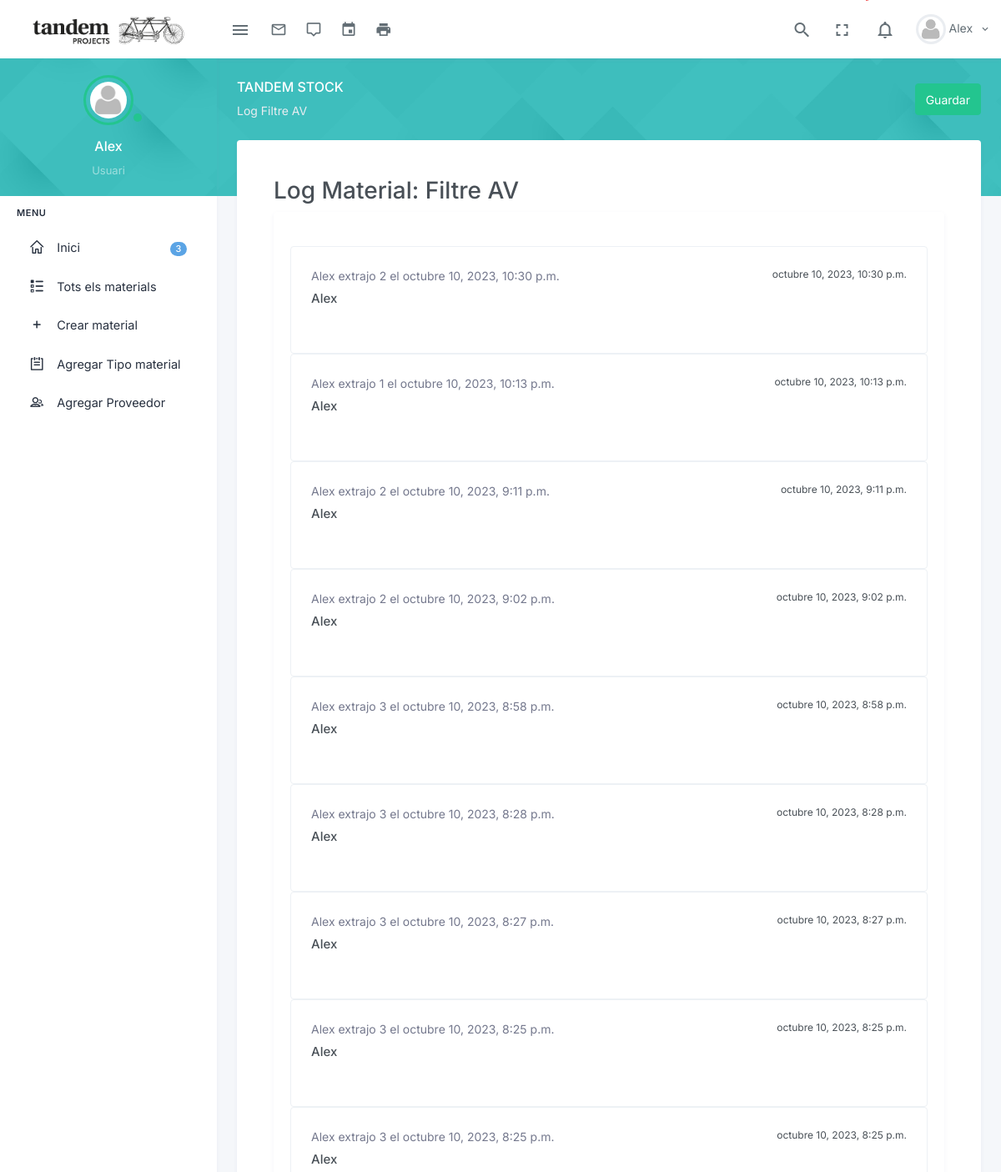
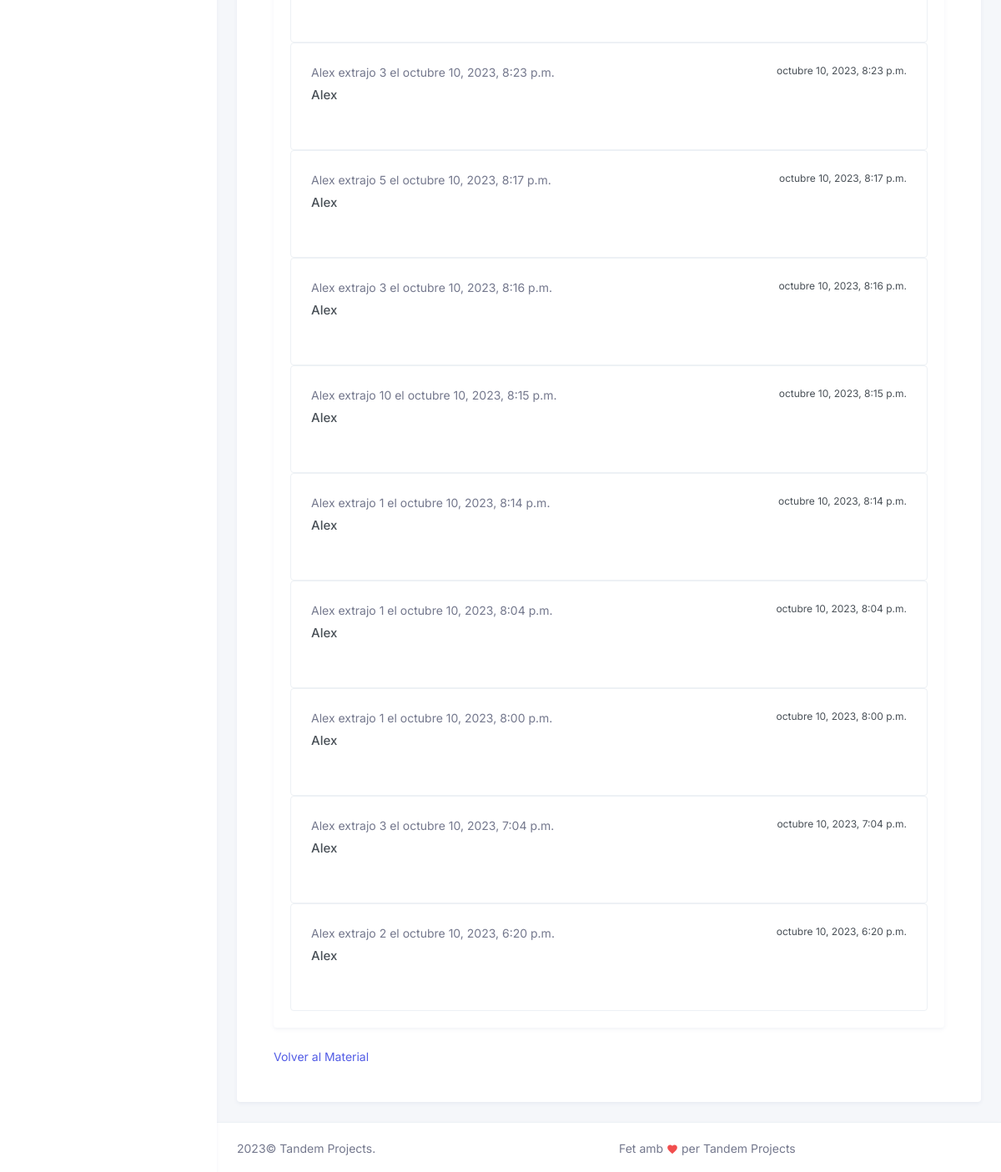
The app's page /material/2/log/ (signed in) with its own data (2 pictures, top to bottom).
### audiovisuals_stock/models.py (models this page shows, shortened)
class CustomUser(AbstractBaseUser, PermissionsMixin):
    email = models.EmailField(unique=True)
    nombre = models.CharField(max_length=255)  # Puedes agregar campos personalizados aquí
    rol = models.CharField(max_length=255)
    userprofile = models.OneToOneField('UserProfile', on_delete=models.CASCADE, related_name='custom_user')
    is_active = models.BooleanField(default=True)
    is_staff = models.BooleanField(default=False)
    objects = CustomUserManager()
    USERNAME_FIELD = 'email'

class Material(models.Model):
    referencia = models.CharField(max_length=100)
    nombre = models.CharField(max_length=100)
    cantidad = models.PositiveIntegerField()
    tipo = models.ForeignKey(TipoMaterial, on_delete=models.CASCADE)
    creadopor = models.ForeignKey(CustomUser, on_delete=models.CASCADE)
    fecha_compra = models.DateField()
    proveedor = models.ForeignKey(Proveedor, on_delete=models.CASCADE)
    numero_serie = models.CharField(max_length=100)

class MaterialLog(models.Model):
    material = models.ForeignKey(Material, on_delete=models.CASCADE)
    usuario = models.ForeignKey(CustomUser, on_delete=models.CASCADE)
    cantidad_extraida = models.PositiveIntegerField()
    fecha_accion = models.DateTimeField(default=timezone.now)

### audiovisuals_stock/views.py (the view)
# urls.py: path('material/<int:material_id>/log/', views.log_material, name='log_material'),
def log_material(request, material_id):
    if request.user.is_authenticated:
        material = Material.objects.get(id=material_id)
        log = MaterialLog.objects.filter(material=material).order_by('-fecha_accion')
        return render(request, 'audiovisuals_stock/log_material.html', {'material': material, 'log': log})
    else:
        return redirect(reverse('login'))

### audiovisuals_stock/templates/audiovisuals_stock/log_material.html (shortened to what this page needs)
{% include 'includes/header.html' %}
{% block content %}
<div class="main-content">
    <div class="page-content">
        <div class="page-title-box">
            <div class="container-fluid">
                <div class="row align-items-center">
                    <div class="col-sm-6">
                        <div class="page-title">
                            <h4><a href="/" style="color:white;">Tandem Stock</a></h4>
                            <ol class="breadcrumb m-0">
                                <li class="breadcrumb-item active">Log {{material.nombre}}</li>
                            </ol>
                        </div>
                    </div>
                    <div class="col-sm-6">
                        <div class="float-start d-none d-sm-block">
                            <a href="" class="btn btn-success">Guardar</a>
                        </div>
                     </div>
                </div>
            </div>
        </div>
        <div class="container-fluid">
            <div class="page-content-wrapper">
                <div class="row">
                    <div class="col-lg-12">
                        <div class="card">
                            <div class="card-body">
                                <div class="p-4">
                                    <h2>Log Material: {{material.nombre}}</h2>
                                    <div class="card">
                                        <div class="card-body">
                                             {% for entry in log %}
                                             <div class="border p-4 rounded">
                                                 <div class="media pb-3">
                                                     <div class="media-body">
                                                         <p class="text-muted mb-2">{{ entry.usuario.nombre }} extrajo {{ entry.cantidad_extraida }} el {{ entry.fecha_accion|date:"F j, Y, g:i a" }}</p>
                                                         <h5 class="font-size-15 mb-3">{{ entry.usuario.nombre }}</h5>
                                                     </div>
                                                     <p class="float-sm-right font-size-12">{{ entry.fecha_accion|date:"F j, Y, g:i a" }}</p>
                                                 </div>
                                             </div>
                                             {% endfor %}
                                        </div>
                                    </div>
                                    <a href="{% url 'detalle_material' material_id=material.id %}">Volver al Material</a>
                                </div>
                            </div>
                        </div>
                    </div>
                </div>
            </div>
        </div>
    </div>
</div>
{% endblock %}
{% include 'includes/footer.html' %}

### audiovisuals_stock/templates/includes/header.html (shortened to what this page needs)
{% load static %}
<!DOCTYPE html>
<html lang="es">
<head>
    {% load sass_tags %}
    <link rel="stylesheet" type="text/css" href="{% static 'css/bootstrap.css' %}">
    <link rel="stylesheet" type="text/css" href="{% static 'css/icons.css' %}">
    <link rel="stylesheet" type="text/css" href="{% static 'css/calendar/core/main.css' %}"> </link>
    <link rel="stylesheet" type="text/css" href="{% static 'css/calendar/daygrid/main.css' %}"> </link>
    <link rel="stylesheet" type="text/css" href="{% static 'css/calendar/bootstrap/main.css' %}"> </link>
    <link rel="stylesheet" type="text/css" href="{% static 'css/calendar/timegrid/main.css' %}"> </link>
    <link rel="stylesheet" type="text/css" href="{% static 'css/responsive.bootstrap4.css' %}"> </link>
    <link rel="stylesheet" type="text/css" href="{% static 'css/app.css' %}">
</head>
<body>
    <header>
        <header id="page-topbar">
            <div class="navbar-header">
                <div class="d-flex">
                    <div class="navbar-brand-box">
                        <a href="/" class="logo logo-dark">
                            <span class="logo-lg">
                                <img src="../../static/images/TandemHoritz_Negre.png" alt="" height="55">
                            </span>
                        </a>
                    </div>
                    <button type="button" class="btn btn-sm px-3 font-size-24 header-item waves-effect" id="vertical-menu-btn">
                        <i class="mdi mdi-menu"></i>
                    </button>
                    <div class="topbar-social-icon me-3 d-none d-md-block" style="margin-left:0px !important;">
                        <ul class="list-inline title-tooltip m-0" style="padding-left:0px !important;">
                            <li class="list-inline-item">
                                <a href="email-inbox.html" data-toggle="tooltip" data-placement="top" title="Email">
                                 <i class="mdi mdi-email-outline"></i>
                                </a>
                            </li>
                            <li class="list-inline-item">
                                <a href="chat.html" data-toggle="tooltip" data-placement="top" title="Chat">
                                 <i class="mdi mdi-tooltip-outline"></i>
                                </a>
                            </li>
                            <li class="list-inline-item">
                                <a href="/calendar" data-toggle="tooltip" data-placement="top" title="Calendar">
                                 <i class="mdi mdi-calendar"></i>
                                </a>
                            </li>
                            <li class="list-inline-item" style="margin-left: 0.5rem !important;">
                                <a href="pages-invoice.html" data-toggle="tooltip" data-placement="top" title="Printer">
                                 <i class="mdi mdi-printer"></i>
                                </a>
                            </li>
                        </ul>
                    </div>
                </div>
                <div class="d-flex">
                    <div class="dropdown d-none d-lg-inline-block">
                        <button type="button" class="btn header-item toggle-search noti-icon waves-effect" data-target="#search-wrap">
                            <i class="mdi mdi-magnify"></i>
                        </button>
                    </div>
                    <div class="dropdown d-none d-lg-inline-block ms-1">
                        <button type="button" class="btn header-item noti-icon waves-effect" data-toggle="fullscreen">
                            <i class="mdi mdi-fullscreen"></i>
                        </button>
                    </div>
                    <div class="dropdown d-inline-block">
                        <button type="button" class="btn header-item noti-icon waves-effect" id="page-header-notifications-dropdown"
                            data-bs-toggle="dropdown" aria-haspopup="true" aria-expanded="false">
                            <i class="mdi mdi-bell-outline bx-tada"></i>
                        </button>
                    </div>
                    <div class="dropdown d-inline-block">
                        <button type="button" class="btn header-item waves-effect" id="page-header-user-dropdown"
                            data-bs-toggle="dropdown" aria-haspopup="true" aria-expanded="false">
                            <img class="rounded-circle header-profile-user" src="../../static/images/users/avatar.jpg"
                                alt="Header Avatar">
                            <span class="d-none d-xl-inline-block ms-1">{{ user.nombre }}</span>
                            <i class="mdi mdi-chevron-down d-none d-xl-inline-block"></i>
                        </button>
                    </div>
                </div>
            </div>
        </header>
    </header>
    <main>
        <div class="vertical-menu">
            <div data-simplebar="init" class="h-100">
                <div class="simplebar-wrapper" style="margin: 0px;">
                    <div class="simplebar-mask">
                        <div class="simplebar-offset" style="right: -20px; bottom: 0px;">
                            <div class="simplebar-content-wrapper"
                                style="height: 100%; padding-right: 20px; padding-bottom: 0px; overflow: hidden scroll;">
                                <div class="simplebar-content" style="padding: 0px;">
                                    <div class="user-sidebar text-center">
                                        <div class="dropdown">
                                            <div class="user-img">
                                                <a href="/perfil"><img src="../../static/images/users/avatar.jpg" alt="" class="rounded-circle"></a>
                                                <span class="avatar-online bg-success"></span>
                                            </div>
                                            <div class="user-info">
                                                <h5 class="mt-3 font-size-16 text-white"><a style="color:white;" href="/perfil">{{ user.nombre }}</a></h5>
                                                <span class="font-size-13 text-white-50">{{ user.rol }}</span>
                                            </div>
                                        </div>
                                    </div>
                                    <div id="sidebar-menu">
                                        <ul class="metismenu list-unstyled" id="side-menu">
                                            <li class="menu-title">Menu</li>
                                            <li>
                                                <a href="/" class="waves-effect">
                                                    <i class="dripicons-home"></i><span
                                                        class="badge rounded-pill bg-info float-start">3</span>
                                                    <span>Inici</span>
                                                </a>
                                            </li>
                                            <li>
                                                <a href="/list-material" class=" waves-effect">
                                                    <i class="dripicons-checklist"></i>
                                                    <span>Tots els materials</span>
                                                </a>
                                            </li>
                                            <li>
                                                <a href="/crear-material" class=" waves-effect">
                                                    <i class="dripicons-plus"></i>
                                                    <span>Crear material</span>
                                                </a>
                                            </li>
                                            <li>
                                                <a href="/agregar-tipo-material" class=" waves-effect">
                                                    <i class="dripicons-to-do"></i>
                                                    <span>Agregar Tipo material</span>
                                                </a>
                                            </li>
                                            <li>
                                                <a href="/agregar-proveedor" class=" waves-effect">
                                                    <i class="dripicons-user-group"></i>
                                                    <span>Agregar Proveedor</span>
                                                </a>
                                            </li>
                                        </ul>
                                    </div>
                                </div>
                            </div>
                        </div>
                    </div>
                    <div class="simplebar-placeholder" style="width: auto; height: 1013px;"></div>
                </div>
            </div>
        </div>
    </main>
</body>
</html>

### audiovisuals_stock/templates/includes/footer.html (shortened to what this page needs)
<footer class="footer">
    <div class="container-fluid">
        <div class="row">
            <div class="col-sm-6">
                <script>document.write(new Date().getFullYear())</script>© Tandem Projects.
            </div>
            <div class="col-sm-6">
                <div class="text-sm-end d-none d-sm-block">
                    Fet amb <i class="mdi mdi-heart text-danger"></i> per Tandem Projects
                </div>
            </div>
        </div>
    </div>
</footer>

### records on screen
CustomUser: nombre "Alex", rol "Usuari"
Material: nombre "Filtre AV"
MaterialLog: usuario.nombre "Alex", cantidad_extraida "2", fecha_accion "octubre 10, 2023, 10:30 p.m."
MaterialLog: usuario.nombre "Alex", cantidad_extraida "1", fecha_accion "octubre 10, 2023, 10:13 p.m."
MaterialLog: usuario.nombre "Alex", cantidad_extraida "2", fecha_accion "octubre 10, 2023, 9:11 p.m."
MaterialLog: usuario.nombre "Alex", cantidad_extraida "2", fecha_accion "octubre 10, 2023, 9:02 p.m."
MaterialLog: usuario.nombre "Alex", cantidad_extraida "3", fecha_accion "octubre 10, 2023, 8:58 p.m."
MaterialLog: usuario.nombre "Alex", cantidad_extraida "3", fecha_accion "octubre 10, 2023, 8:28 p.m."
MaterialLog: usuario.nombre "Alex", cantidad_extraida "3", fecha_accion "octubre 10, 2023, 8:27 p.m."
MaterialLog: usuario.nombre "Alex", cantidad_extraida "3", fecha_accion "octubre 10, 2023, 8:25 p.m."
MaterialLog: usuario.nombre "Alex", cantidad_extraida "3", fecha_accion "octubre 10, 2023, 8:25 p.m."
MaterialLog: usuario.nombre "Alex", cantidad_extraida "3", fecha_accion "octubre 10, 2023, 8:23 p.m."
MaterialLog: usuario.nombre "Alex", cantidad_extraida "5", fecha_accion "octubre 10, 2023, 8:17 p.m."
MaterialLog: usuario.nombre "Alex", cantidad_extraida "3", fecha_accion "octubre 10, 2023, 8:16 p.m."
MaterialLog: usuario.nombre "Alex", cantidad_extraida "10", fecha_accion "octubre 10, 2023, 8:15 p.m."
MaterialLog: usuario.nombre "Alex", cantidad_extraida "1", fecha_accion "octubre 10, 2023, 8:14 p.m."
MaterialLog: usuario.nombre "Alex", cantidad_extraida "1", fecha_accion "octubre 10, 2023, 8:04 p.m."
MaterialLog: usuario.nombre "Alex", cantidad_extraida "1", fecha_accion "octubre 10, 2023, 8:00 p.m."
MaterialLog: usuario.nombre "Alex", cantidad_extraida "3", fecha_accion "octubre 10, 2023, 7:04 p.m."
MaterialLog: usuario.nombre "Alex", cantidad_extraida "2", fecha_accion "octubre 10, 2023, 6:20 p.m."
